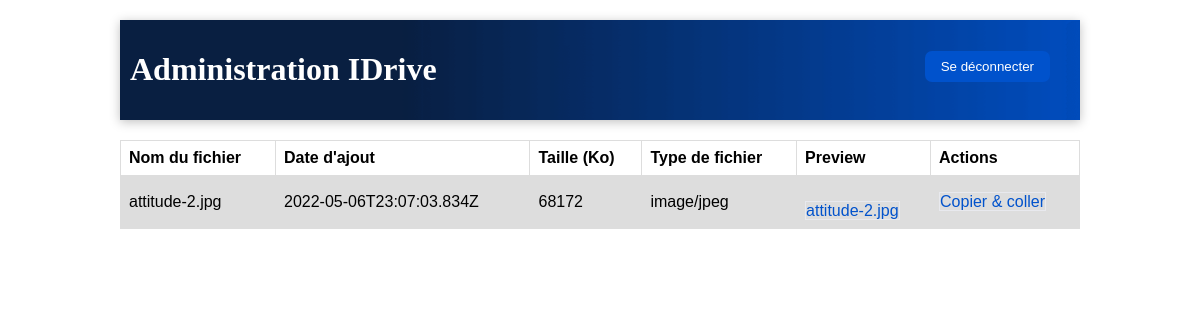
/IDriveWeb/Impersonate.php?id=2, run on the app's committed database.
### tables this page shows
CREATE TABLE `docs` (
  `id` int(11) NOT NULL,
  `nom` varchar(100) NOT NULL,
  `user_id` int(11) NOT NULL,
  `upload_date` varchar(100) NOT NULL,
  `size` float NOT NULL,
  `file_type` text NOT NULL,
  `file_path` varchar(100) NOT NULL
);

### IDriveWeb/Impersonate.php (the view, shortened to what this page needs)
<!DOCTYPE html>
<html>
<head>
	<link rel="stylesheet" href="assets/css/style.css">
</head>
<body class="admin-body">
	<div class="home-item">
	<?php
	require("Connexion/Connexion_db.php");
	$session_id = $_GET['id'];
	?>
	<?php include("shared/adminHeader.php")?>
	<table class="table-view">
		<tr>
			<th>Nom du fichier</th>
			<th>Date d'ajout</th>
			<th>Taille (Ko)</th>
			<th>Type de fichier</th>
			<th>Preview</th>
			<th>Actions</th>
		</tr>
	<?php
	$sql_select = "SELECT * FROM docs WHERE user_id='$session_id'";
	$docs=$connexion->query($sql_select);
	if($docs->rowCount()>0)
	{
		while($row = $docs->fetch(PDO::FETCH_ASSOC)){
			$filename = $row["nom"];
			$upload_date = $row["upload_date"];
			$size = $row["size"];
			$file_type = $row["file_type"];
			$file_path = $row["file_path"];
			echo "
			<tr>
				<td>$filename</td>
				<td>$upload_date</td>
				<td>$size</td>
				<td>$file_type</td>
				<td>
					<object data='../IDriveMobile/public/uploads/$file_path' width='50' height='50'></object> </br>
					<a href='../IDriveMobile/public/uploads/$file_path' class='imp-style' target='_blank'>$filename</a>
				</td>
				<td> <a href='Paste.php?id=$session_id&file=$file_path'  class='imp-style'>Copier & coller</a></td>
			</tr>";
		}
	}
	?>
	</table>
</body>
</html>

### IDriveWeb/assets/css/style.css (style rules this page uses)
body { margin: 0; padding: 0; }
.admin-body { background-color: #fff; }
table { font-family: arial, sans-serif; border-collapse: collapse; width: 100%; }
td, th { border: 1px solid #dddddd; text-align: left; padding: 8px; }
tr:nth-child(even) { background-color: #dddddd; }
.home-item { width: 80%; margin: auto; }
.imp-style { text-decoration: none; color: #0052cc; border: 1px solid #e8e9ee; }

### data on the page
docs: nom "attitude-2.jpg", upload_date "2022-05-06T23:07:03.834Z", size "68172", file_type "image/jpeg"
